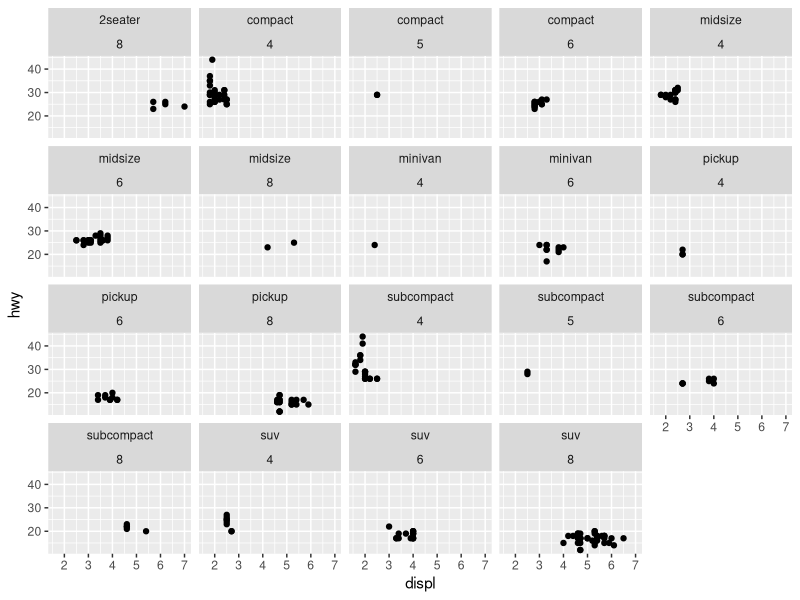
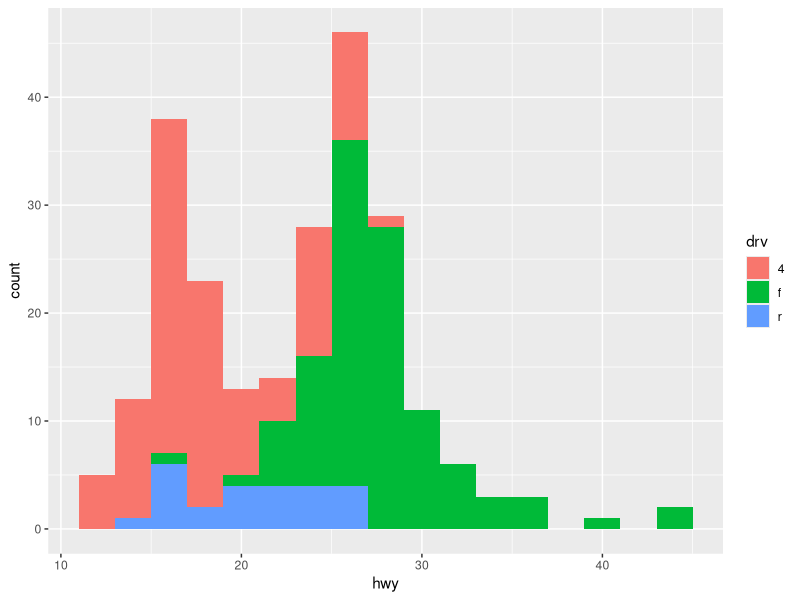

These charts were generated, in order, by the following R code:
library(ggplot2)

ggplot(data = mpg) +
    geom_point(mapping = aes(x = displ, y = hwy)) +
    # split data into subsets by variable(s) and wraps each subset into a subplot (usuall one variable)
    facet_wrap(vars(class, cyl))
    # split data into subsets by variable(s) and wraps each subset into a subplot (usuall two variable)
    #facet_grid(rows = vars(class), cols = vars(cyl))

ggplot(data = mpg) +
    #geom_freqpoly(aes(hwy, color = drv), binwidth = 2)
    geom_histogram(mapping = aes(x = hwy, fill = drv), binwidth = 2)
